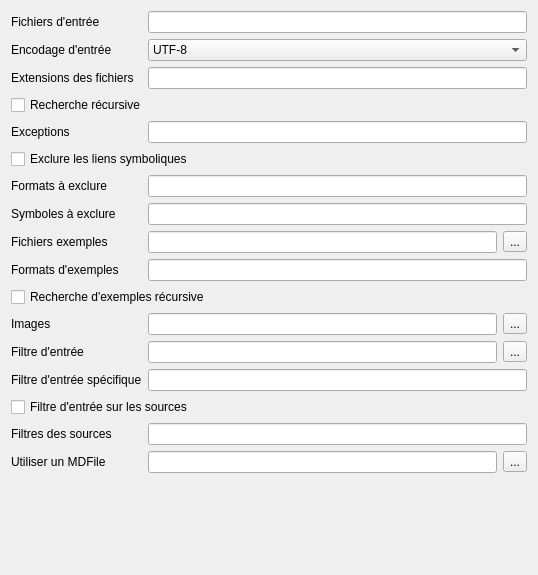
     <widget class="QWidget" name="page_inputConf">
      <property name="geometry">
       <rect>
        <x>0</x>
        <y>0</y>
        <width>538</width>
        <height>575</height>
       </rect>
      </property>
      <attribute name="label">
       <string>Configuration des fichiers d'entrée</string>
      </attribute>
      <layout class="QFormLayout" name="formLayout_5">
       <item row="0" column="0">
        <widget class="QLabel" name="label_input">
         <property name="toolTip">
          <string>Fichiers et répertoires d'entrée,
séparés par des espaces.
Voir aussi FILE_PATTERNS et
EXTENSION_MAPPING.</string>
         </property>
         <property name="statusTip">
          <string>INPUT</string>
         </property>
         <property name="text">
          <string>Fichiers d'entrée</string>
         </property>
        </widget>
       </item>
       <item row="0" column="1">
        <widget class="QLineEdit" name="lineEdit_input">
         <property name="statusTip">
          <string>INPUT</string>
         </property>
        </widget>
       </item>
       <item row="1" column="0">
        <widget class="QLabel" name="label_inputEncoding">
         <property name="toolTip">
          <string>Encodage utilisé par tous les textes
passés en entrée.
Par défaut : UTF-8</string>
         </property>
         <property name="statusTip">
          <string>INPUT_ENCODING</string>
         </property>
         <property name="text">
          <string>Encodage d'entrée</string>
         </property>
        </widget>
       </item>
       <item row="1" column="1">
        <widget class="QComboBox" name="comboBox_inputEncoding">
         <property name="statusTip">
          <string>INPUT_ENCODING</string>
         </property>
         <item>
          <property name="text">
           <string>UTF-8</string>
          </property>
         </item>
         <item>
          <property name="text">
           <string>UTF-16</string>
          </property>
         </item>
         <item>
          <property name="text">
           <string>UTF-32</string>
          </property>
         </item>
         <item>
          <property name="text">
           <string>ASCII</string>
          </property>
         </item>
        </widget>
       </item>
       <item row="2" column="0">
        <widget class="QLabel" name="label_filePatterns">
         <property name="toolTip">
          <string>Utilisé pour spécifier les extensions
des fichiers d'entrée. Si vide, test :
*.c, *.cc, *.cxx, *.cpp, *.c++, *.java,
*.ii, *.ixx, *.ipp, *.i++, *.inl, *.idl, *.ddl,
*.odl, *.h, *.hh, *.hxx, *.hpp, *.h++,
*.cs, *.d, *.php, *.php4, *.php5,
*.phtml, *.inc, *.m, *.markdown,
*.md, *.mm, *.dox, *.py, *.pyw, *.f90,
*.f95, *.f03, *.f08, *.f, *.for, *.tcl,
*.vhd, *.vhdl, *.ucf and *.qsf.</string>
         </property>
         <property name="statusTip">
          <string>FILE_PATTERNS</string>
         </property>
         <property name="text">
          <string>Extensions des fichiers</string>
         </property>
        </widget>
       </item>
       <item row="2" column="1">
        <widget class="QLineEdit" name="lineEdit_filePatterns">
         <property name="statusTip">
          <string>FILE_PATTERNS</string>
         </property>
        </widget>
       </item>
       <item row="4" column="0" colspan="2">
        <widget class="QCheckBox" name="checkBox_recursive">
         <property name="toolTip">
          <string>Si coché, recherche les sources dans
les sous-répertoire d'entrée.
Par défaut : non coché</string>
         </property>
         <property name="statusTip">
          <string>RECURSIVE</string>
         </property>
         <property name="text">
          <string>Recherche récursive</string>
         </property>
        </widget>
       </item>
       <item row="6" column="0">
        <widget class="QLabel" name="label_exclude">
         <property name="toolTip">
          <string>Liste de fichiers et répertoires à
exclure des sources. A noter que les
chemins relatifs sont relatifs au
dossier duquel Doxygen est lancé.</string>
         </property>
         <property name="statusTip">
          <string>EXCLUDE</string>
         </property>
         <property name="text">
          <string>Exceptions</string>
         </property>
        </widget>
       </item>
       <item row="6" column="1">
        <widget class="QLineEdit" name="lineEdit_exclude">
         <property name="statusTip">
          <string>EXCLUDE</string>
         </property>
        </widget>
       </item>
       <item row="8" column="0" colspan="2">
        <widget class="QCheckBox" name="checkBox_excludeSymlinks">
         <property name="toolTip">
          <string>Si coché, les fichiers ou répertoires
en liens symboliques seront exclus
de la documentation.
Par défaut : non coché</string>
         </property>
         <property name="statusTip">
          <string>EXCLUDE_SYMLINKS</string>
         </property>
         <property name="text">
          <string>Exclure les liens symboliques</string>
         </property>
        </widget>
       </item>
       <item row="9" column="0">
        <widget class="QLabel" name="label_excludePatterns">
         <property name="toolTip">
          <string>Permet de définir des formats de
fichiers ou répertoires à exclure des
sources.</string>
         </property>
         <property name="statusTip">
          <string>EXCLUDE_PATTERNS</string>
         </property>
         <property name="text">
          <string>Formats à exclure</string>
         </property>
        </widget>
       </item>
       <item row="9" column="1">
        <widget class="QLineEdit" name="lineEdit_excludePatterns">
         <property name="statusTip">
          <string>EXCLUDE_PATTERNS</string>
         </property>
        </widget>
       </item>
       <item row="10" column="0">
        <widget class="QLabel" name="label_excludeSymbols">
         <property name="toolTip">
          <string>Permet de définir des symboles à
exclure de la documentation.</string>
         </property>
         <property name="statusTip">
          <string>EXCLUDE_SYMBOLS</string>
         </property>
         <property name="text">
          <string>Symboles à exclure</string>
         </property>
        </widget>
       </item>
       <item row="10" column="1">
        <widget class="QLineEdit" name="lineEdit_excludeSymbols">
         <property name="statusTip">
          <string>EXCLUDE_SYMBOLS</string>
         </property>
        </widget>
       </item>
       <item row="11" column="0">
        <widget class="QLabel" name="label_examplePath">
         <property name="toolTip">
          <string>Permet d'ajouter des fichiers
d'exemples pour le tag @include.</string>
         </property>
         <property name="statusTip">
          <string>EXAMPLE_PATH</string>
         </property>
         <property name="text">
          <string>Fichiers exemples</string>
         </property>
        </widget>
       </item>
       <item row="11" column="1">
        <layout class="QHBoxLayout" name="horizontalLayout_3">
         <item>
          <widget class="QLineEdit" name="lineEdit_examplePath">
           <property name="statusTip">
            <string>EXAMPLE_PATH</string>
           </property>
          </widget>
         </item>
         <item>
          <widget class="QToolButton" name="toolButton_examplePath">
           <property name="statusTip">
            <string>EXAMPLE_PATH</string>
           </property>
           <property name="text">
            <string>...</string>
           </property>
          </widget>
         </item>
        </layout>
       </item>
       <item row="12" column="0">
        <widget class="QLabel" name="label_examplePatterns">
         <property name="toolTip">
          <string>Si des fichiers d'exemples sont
fournis, permet de spécifier les
fichiers concernés. Si vide, tous les
fichiers sont pris en compte.</string>
         </property>
         <property name="statusTip">
          <string>EXAMPLE_PATTERNS</string>
         </property>
         <property name="text">
          <string>Formats d'exemples</string>
         </property>
        </widget>
       </item>
       <item row="12" column="1">
        <widget class="QLineEdit" name="lineEdit_examplePatterns">
         <property name="statusTip">
          <string>EXAMPLE_PATTERNS</string>
         </property>
        </widget>
       </item>
       <item row="14" column="0" colspan="2">
        <widget class="QCheckBox" name="checkBox_exampleRecursive">
         <property name="toolTip">
          <string>Si coché, recherche les exmple dans
les sous-répertoires des dossiers
d'exemples.
Par défaut : non coché</string>
         </property>
         <property name="statusTip">
          <string>EXAMPLE_RECURSIVE</string>
         </property>
         <property name="text">
          <string>Recherche d'exemples récursive</string>
         </property>
        </widget>
       </item>
       <item row="15" column="0">
        <widget class="QLabel" name="label_imagePath">
         <property name="toolTip">
          <string>Permet de spécifier les fichiers ou
répertoires contenant des images à
inclure dans la documentation avec
le tag @image.</string>
         </property>
         <property name="statusTip">
          <string>IMAGE_PATH</string>
         </property>
         <property name="text">
          <string>Images</string>
         </property>
        </widget>
       </item>
       <item row="15" column="1">
        <layout class="QHBoxLayout" name="horizontalLayout_4">
         <item>
          <widget class="QLineEdit" name="lineEdit_imagePath">
           <property name="statusTip">
            <string>IMAGE_PATH</string>
           </property>
          </widget>
         </item>
         <item>
          <widget class="QToolButton" name="toolButton_imagePath">
           <property name="statusTip">
            <string>IMAGE_PATH</string>
           </property>
           <property name="text">
            <string>...</string>
           </property>
          </widget>
         </item>
        </layout>
       </item>
       <item row="16" column="0">
        <widget class="QLabel" name="label_inputFilter">
         <property name="toolTip">
          <string>Permet de spécifier un programme
ou script pour filtrer les fichiers en
entrée de la documentation.</string>
         </property>
         <property name="statusTip">
          <string>INPUT_FILTER</string>
         </property>
         <property name="text">
          <string>Filtre d'entrée</string>
         </property>
        </widget>
       </item>
       <item row="16" column="1">
        <layout class="QHBoxLayout" name="horizontalLayout_8">
         <item>
          <widget class="QLineEdit" name="lineEdit_inputFilter">
           <property name="statusTip">
            <string>INPUT_FILTER</string>
           </property>
          </widget>
         </item>
         <item>
          <widget class="QToolButton" name="toolButton_inputFilter">
           <property name="statusTip">
            <string>INPUT_FILTER</string>
           </property>
           <property name="text">
            <string>...</string>
           </property>
          </widget>
         </item>
        </layout>
       </item>
       <item row="17" column="0">
        <widget class="QLabel" name="label_filterPatterns">
         <property name="toolTip">
          <string>Permet de spécifier un filtre pour un
type de fichiers spécifique de la
forme : pattern=filter. Si vide ou
aucun patern ne correspond, le
filtre d'entrée général sera
appliqué.</string>
         </property>
         <property name="statusTip">
          <string>FILTER_PATTERNS</string>
         </property>
         <property name="text">
          <string>Filtre d'entrée spécifique</string>
         </property>
        </widget>
       </item>
       <item row="17" column="1">
        <widget class="QLineEdit" name="lineEdit_filterPatterns">
         <property name="statusTip">
          <string>FILTER_PATTERNS</string>
         </property>
        </widget>
       </item>
       <item row="19" column="0" colspan="2">
        <widget class="QCheckBox" name="checkBox_filterSourceFiles">
         <property name="toolTip">
          <string>Si coché, utilise le filtre d'entrée
pour filtrer les sources ajoutée à la
documentation et à la recherche.
Par défaut : non coché</string>
         </property>
         <property name="statusTip">
          <string>FILTER_SOURCE_FILES</string>
         </property>
         <property name="text">
          <string>Filtre d'entrée sur les sources</string>
         </property>
        </widget>
       </item>
       <item row="21" column="0">
        <widget class="QLabel" name="label_filterSourcePatterns">
         <property name="toolTip">
          <string>Permet de spécifier les filtres pour
des formats de sources de la forme
ext=filtre ou ext= pour supprimer le
filtre.</string>
         </property>
         <property name="statusTip">
          <string>FILTER_SOURCE_PATTERNS</string>
         </property>
         <property name="text">
          <string>Filtres des sources</string>
         </property>
        </widget>
       </item>
       <item row="21" column="1">
        <widget class="QLineEdit" name="lineEdit_filterSourcePatterns">
         <property name="statusTip">
          <string>FILTER_SOURCE_PATTERNS</string>
         </property>
        </widget>
       </item>
       <item row="22" column="0">
        <widget class="QLabel" name="label_useMdfileAsMainpage">
         <property name="toolTip">
          <string>Permet d'utiliser un fichier
Markdown à placer dans la page
principale (index.html).</string>
         </property>
         <property name="statusTip">
          <string>USE_MDFILE_AS_MAINPAGE</string>
         </property>
         <property name="text">
          <string>Utiliser un MDFile</string>
         </property>
        </widget>
       </item>
       <item row="22" column="1">
        <layout class="QHBoxLayout" name="horizontalLayout_10">
         <item>
          <widget class="QLineEdit" name="lineEdit_useMdfileAsMainpage">
           <property name="statusTip">
            <string>USE_MDFILE_AS_MAINPAGE</string>
           </property>
          </widget>
         </item>
         <item>
          <widget class="QToolButton" name="toolButton_useMdfileAsMainpage">
           <property name="statusTip">
            <string>USE_MDFILE_AS_MAINPAGE</string>
           </property>
           <property name="text">
            <string>...</string>
           </property>
          </widget>
         </item>
        </layout>
       </item>
      </layout>
     </widget>
